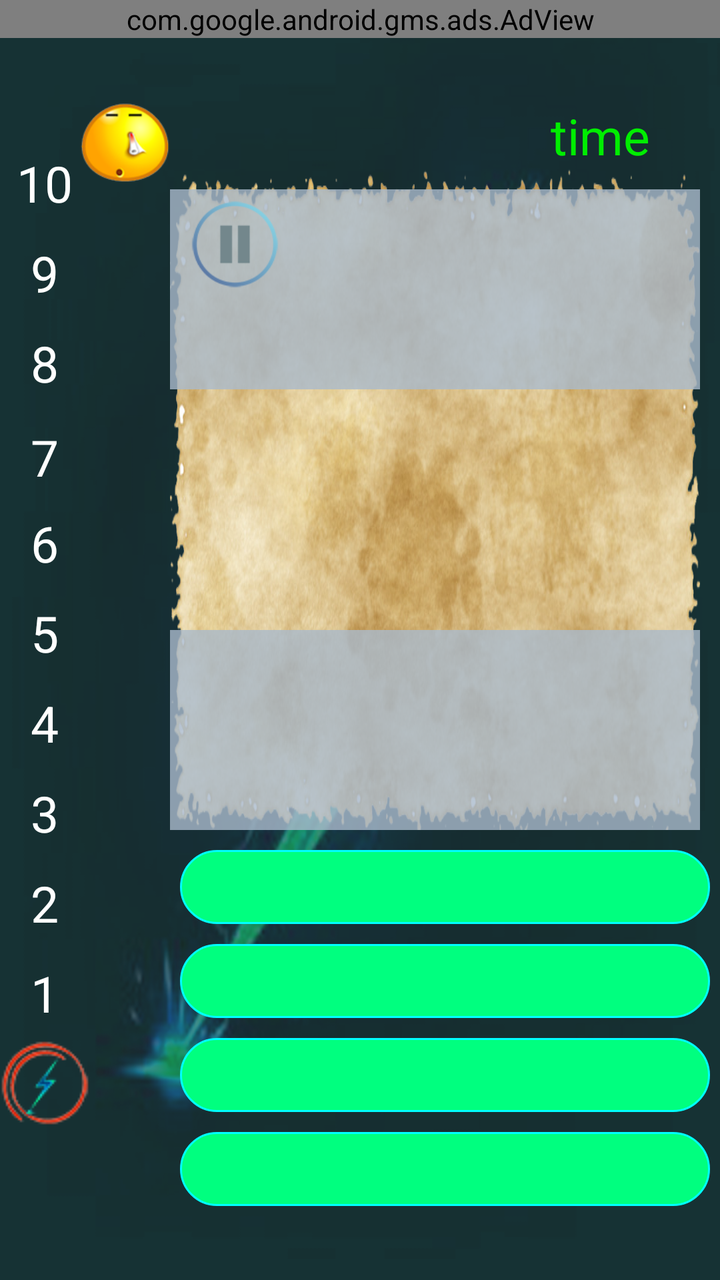
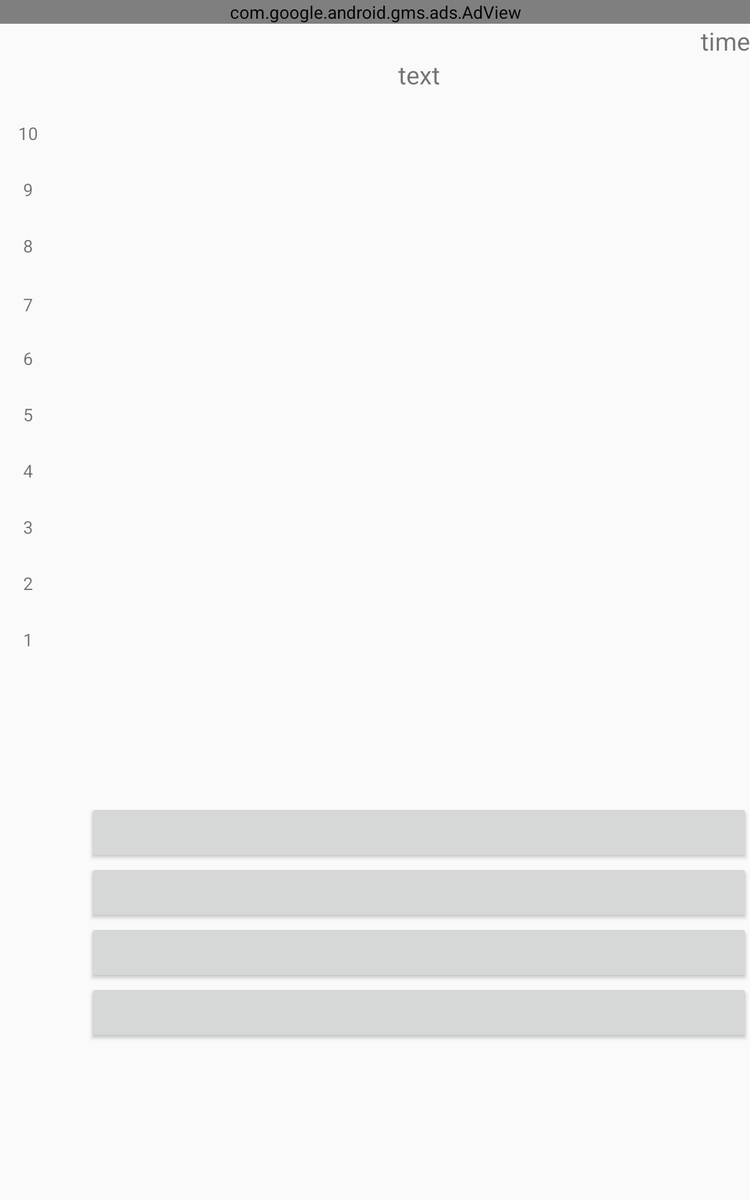

Compare how this app lays out the same screen by default and in its alternative resource folder. The renders come first, then the two layout files and the values they reference.
<!-- AndroidManifest.xml: application theme AppTheme -->
<!-- res/layout/activity_main_game.xml -->
<?xml version="1.0" encoding="utf-8"?>
<LinearLayout xmlns:android="http://schemas.android.com/apk/res/android"
    xmlns:app="http://schemas.android.com/apk/res-auto"
    xmlns:tools="http://schemas.android.com/tools"
    android:layout_width="match_parent"
    android:layout_height="match_parent"
    xmlns:ads="http://schemas.android.com/apk/res-auto"
    android:orientation="vertical"
    tools:context=".MainGame"
    android:background="@drawable/background1">
    <com.google.android.gms.ads.AdView
        android:id="@+id/adview"
        android:layout_width="match_parent"
        android:layout_height="wrap_content"
        android:layout_alignParentBottom="true"
        android:layout_centerHorizontal="true"
        android:layout_gravity="top"
        ads:adSize="SMART_BANNER"
        ads:adUnitId="@string/banner_ad_unit_id" />
    <LinearLayout
        android:layout_width="match_parent"
        android:layout_height="match_parent"
        android:orientation="horizontal">
        <FrameLayout
            android:layout_width="85dp"
            android:layout_height="match_parent"
            android:layout_gravity="bottom">

        <LinearLayout
            android:layout_width="wrap_content"
            android:layout_height="match_parent"
            android:layout_marginTop="45dp"
            android:orientation="vertical">
            <FrameLayout
                android:layout_width="wrap_content"
                android:layout_height="wrap_content"
                android:layout_marginTop="5dp">
                <ImageView
                    android:id="@+id/score10"
                    android:background="@drawable/upscore"
                    android:layout_width="45dp"
                    android:layout_height="45dp" />
                <TextView
                    android:layout_width="match_parent"
                    android:layout_height="match_parent"
                    android:layout_gravity="center"
                    android:text="10"
                    android:textSize="25sp"
                    android:textColor="#fff"
                    android:textAlignment="center"/>
            </FrameLayout>
            <FrameLayout
                android:layout_width="wrap_content"
                android:layout_height="wrap_content">
                <ImageView
                    android:id="@+id/score9"
                    android:background="@drawable/upscore"
                    android:layout_width="45dp"
                    android:layout_height="45dp" />
                <TextView
                    android:layout_width="match_parent"
                    android:layout_height="match_parent"
                    android:layout_gravity="center"
                    android:text="9"
                    android:textSize="25sp"
                    android:textColor="#fff"
                    android:textAlignment="center"/>
            </FrameLayout>
            <FrameLayout
                android:layout_width="45dp"
                android:layout_height="45dp">
                <ImageView
                    android:id="@+id/score8"
                    android:background="@drawable/upscore"
                    android:layout_width="45dp"
                    android:layout_height="45dp" />
                <TextView
                    android:layout_width="match_parent"
                    android:layout_height="match_parent"
                    android:gravity="center"
                    android:text="8"
                    android:textSize="25sp"
                    android:textColor="#fff"
                    android:textAlignment="center"/>
            </FrameLayout>
            <FrameLayout
                android:layout_width="45dp"
                android:layout_height="45dp">
                <ImageView
                    android:id="@+id/score7"
                    android:background="@drawable/upscore"
                    android:layout_width="45dp"
                    android:layout_height="45dp" />

                <TextView
                    android:layout_width="match_parent"
                    android:layout_height="49dp"
                    android:gravity="center"
                    android:text="7"
                    android:textSize="25sp"
                    android:textColor="#fff"
                    android:textAlignment="center" />
            </FrameLayout>
            <FrameLayout
                android:layout_width="45dp"
                android:layout_height="45dp">
                <ImageView
                    android:id="@+id/score6"
                    android:background="@drawable/upscore"
                    android:layout_width="45dp"
                    android:layout_height="45dp" />
                <TextView
                    android:layout_width="match_parent"
                    android:layout_height="match_parent"
                    android:gravity="center"
                    android:text="6"
                    android:textSize="25sp"
                    android:textColor="#fff"
                    android:textAlignment="center"/>
            </FrameLayout>
            <FrameLayout
                android:layout_width="45dp"
                android:layout_height="45dp">
                <ImageView
                    android:id="@+id/score5"
                    android:background="@drawable/upscore"
                    android:layout_width="45dp"
                    android:layout_height="45dp" />
                <TextView
                    android:layout_width="match_parent"
                    android:layout_height="match_parent"
                    android:gravity="center"
                    android:text="5"
                    android:textSize="25sp"
                    android:textColor="#fff"
                    android:textAlignment="center"/>
            </FrameLayout>
            <FrameLayout
                android:layout_width="45dp"
                android:layout_height="45dp">
                <ImageView
                    android:id="@+id/score4"
                    android:background="@drawable/upscore"
                    android:layout_width="45dp"
                    android:layout_height="45dp" />
                <TextView
                    android:layout_width="match_parent"
                    android:layout_height="match_parent"
                    android:gravity="center"
                    android:text="4"
                    android:textSize="25sp"
                    android:textColor="#fff"
                    android:textAlignment="center"/>
            </FrameLayout>
            <FrameLayout
                android:layout_width="45dp"
                android:layout_height="45dp">
                <ImageView
                    android:id="@+id/score3"
                    android:background="@drawable/upscore"
                    android:layout_width="45dp"
                    android:layout_height="45dp" />
                <TextView
                    android:layout_width="match_parent"
                    android:layout_height="match_parent"
                    android:gravity="center"
                    android:text="3"
                    android:textSize="25sp"
                    android:textColor="#fff"
                    android:textAlignment="center"/>
            </FrameLayout>
            <FrameLayout
                android:layout_width="45dp"
                android:layout_height="45dp">
                <ImageView
                    android:id="@+id/score2"
                    android:background="@drawable/upscore"
                    android:layout_width="45dp"
                    android:layout_height="45dp" />
                <TextView
                    android:layout_width="match_parent"
                    android:layout_height="match_parent"
                    android:gravity="center"
                    android:text="2"
                    android:textSize="25sp"
                    android:textColor="#fff"
                    android:textAlignment="center"/>
            </FrameLayout>
            <FrameLayout
                android:layout_width="45dp"
                android:layout_height="45dp">
                <ImageView
                    android:id="@+id/score1"
                    android:background="@drawable/upscore"
                    android:layout_width="45dp"
                    android:layout_height="45dp"
                   />
                <TextView
                    android:layout_width="match_parent"
                    android:layout_height="match_parent"
                    android:gravity="center"
                    android:text="1"
                    android:textSize="25sp"
                    android:textColor="#fff"
                    android:textAlignment="center"/>
            </FrameLayout>
            <FrameLayout
                android:layout_width="45dp"
                android:layout_height="45dp">
                <ImageView
                    android:layout_width="45dp"
                    android:layout_height="45dp"
                    android:background="@drawable/icon_start"/>

            </FrameLayout>

        </LinearLayout>
            <ImageView
                android:id="@+id/circlescore"
                android:layout_gravity="right"
                android:layout_marginTop="8dp"
                android:layout_marginRight="8dp"
                android:background="@drawable/circle"
                android:layout_width="30dp"
                android:visibility="gone"
                android:layout_height="30dp" />
            <ImageView
                android:id="@+id/avatar"
                android:layout_gravity="right"
                android:layout_marginTop="30dp"
                android:background="@drawable/one"
                android:layout_width="45dp"
                android:layout_height="45dp" />

        </FrameLayout>

    <LinearLayout
        android:layout_width="match_parent"
        android:layout_height="match_parent"
        android:orientation="vertical"
        android:gravity="center_vertical"
        android:layout_gravity="center_vertical"
        android:weightSum="3">


<LinearLayout
    android:layout_width="match_parent"
    android:layout_height="wrap_content"
    android:orientation="horizontal"
    android:weightSum="2">
    <TextView
        android:id="@+id/time"
        android:layout_width="match_parent"
        android:layout_height="wrap_content"
        android:layout_marginRight="35dp"
        android:text="time"
        android:textColor="#00EE00"
        android:textSize="25sp"
        android:gravity="right"
        android:layout_weight="1"/>
</LinearLayout>

    <FrameLayout
        android:layout_width="match_parent"
        android:layout_height="220dp"
        android:layout_gravity="bottom"
        android:layout_weight="1.9"
        android:background="@drawable/content"
        android:layout_marginRight="10dp"
        android:layout_marginBottom="5dp"
        android:foregroundGravity="center">
        <LinearLayout
            android:id="@+id/contentwin"
            android:layout_width="match_parent"
            android:orientation="horizontal"
            android:layout_height="wrap_content"
            android:layout_marginTop="10dp"
            android:background="#CCaabbcc"
            android:weightSum="2">
            <TextView
                android:id="@+id/txtwin"
                android:layout_gravity="center"
                android:layout_width="match_parent"
                android:layout_height="wrap_content"
                android:layout_marginTop="5dp"
                android:layout_marginBottom="5dp"
                android:textColor="#000000"
                android:textSize="20sp"
                android:textAlignment="center"
                android:layout_weight="2.2"/>
            <ImageView
                android:id="@+id/win"
                android:layout_width="100dp"
                android:layout_height="100dp"
                android:layout_gravity="right"
                android:scaleType="centerInside"
                />

        </LinearLayout>
        <ImageButton
            android:id="@+id/btnpause"
            android:background="@drawable/pause"
            android:layout_width="45dp"
            android:layout_height="45dp"
            android:layout_marginTop="15dp"
            android:layout_marginLeft="10dp"
            android:layout_weight="0.1"/>
        <LinearLayout
            android:id="@+id/contentlose"
            android:background="#CCaabbcc"
            android:layout_width="match_parent"
            android:layout_height="wrap_content"
            android:orientation="horizontal"
            android:layout_gravity="bottom" >
        <ImageView
            android:id="@+id/lose"
            android:layout_width="100dp"
            android:layout_height="100dp"
            android:scaleType="centerInside"/>
        <LinearLayout
            android:layout_width="match_parent"
            android:layout_height="wrap_content"
            android:orientation="vertical">
            <TextView
                android:id="@+id/txtlose"
                android:layout_gravity="center"
                android:layout_width="match_parent"
                android:layout_height="wrap_content"
                android:layout_marginTop="5dp"
                android:layout_marginBottom="5dp"
                android:textColor="#000000"
                android:textSize="20sp"
                android:textAlignment="center"/>
            <TextView
                android:id="@+id/txtans"
                android:layout_gravity="center"
                android:layout_width="match_parent"
                android:layout_height="wrap_content"
                android:layout_marginTop="5dp"
                android:layout_marginBottom="5dp"
                android:textColor="@color/red"
                android:textSize="20sp"
                android:textAlignment="center"/>
        </LinearLayout>
        </LinearLayout>
        <TextView
            android:layout_gravity="center"
            android:id="@+id/question"
            android:layout_width="match_parent"
            android:layout_height="wrap_content"
            android:layout_marginLeft="3dp"
            android:layout_marginRight="3dp"
            android:text=""
            android:textColor="#000000"
            android:textSize="20sp"
            android:textAlignment="center"/>
    </FrameLayout>

    <LinearLayout
        android:id="@+id/container"
        android:layout_marginRight="5dp"
        android:layout_marginLeft="5dp"
        android:layout_width="match_parent"
        android:layout_height="wrap_content"
        android:layout_gravity="bottom|center"
        android:orientation="vertical">
        <FrameLayout
            android:id="@+id/answer1"
            android:layout_marginTop="5dp"
            android:layout_width="match_parent"
            android:layout_marginBottom="5dp"
            android:background="@drawable/button_green"
            android:layout_height="wrap_content" >
            <TextView
                android:id="@+id/txtanswer1"
                android:gravity="center"
                android:layout_width="match_parent"
                android:layout_height="wrap_content"
                android:layout_marginTop="5dp"
                android:layout_marginBottom="5dp"
                android:textColor="#000000"
                android:textSize="20sp"
                android:textAlignment="center"/>
        </FrameLayout>

        <FrameLayout
            android:id="@+id/answer2"
            android:layout_marginTop="5dp"
            android:layout_width="match_parent"
            android:background="@drawable/button_green"
            android:layout_marginBottom="5dp"
            android:layout_height="wrap_content" >
            <TextView
                android:id="@+id/txtanswer2"
                android:gravity="center"
                android:layout_width="match_parent"
                android:layout_height="wrap_content"
                android:layout_marginTop="5dp"
                android:layout_marginBottom="5dp"
                android:text=""
                android:textColor="#000000"
                android:textSize="20sp"
                android:textAlignment="center"/>
        </FrameLayout>

        <FrameLayout
            android:id="@+id/answer3"
            android:layout_marginTop="5dp"
            android:layout_width="match_parent"
            android:background="@drawable/button_green"
            android:layout_marginBottom="5dp"
            android:layout_height="wrap_content" >
            <TextView
                android:id="@+id/txtanswer3"
                android:layout_gravity="center"
                android:layout_width="match_parent"
                android:layout_height="wrap_content"
                android:layout_marginTop="5dp"
                android:layout_marginBottom="5dp"
                android:text=""
                android:textColor="#000000"
                android:textSize="20sp"
                android:textAlignment="center"/>
        </FrameLayout>

        <FrameLayout
            android:id="@+id/answer4"
            android:layout_marginTop="5dp"
            android:layout_width="match_parent"
            android:background="@drawable/button_green"
            android:layout_height="wrap_content"
            android:layout_marginBottom="5dp">
            <TextView
                android:id="@+id/txtanswer4"
                android:layout_gravity="center"
                android:layout_width="match_parent"
                android:layout_height="wrap_content"
                android:layout_marginTop="5dp"
                android:layout_marginBottom="5dp"
                android:text=""
                android:textColor="#000000"
                android:textSize="20sp"
                android:textAlignment="center"/>
        </FrameLayout>
    </LinearLayout>
    </LinearLayout>
    </LinearLayout>

</LinearLayout>
<!-- resources referenced by this layout -->
<resources>
  <color name="red">#DD0000</color>
  <!-- drawable background1: png bitmap (drawable, 245552 bytes) -->
  <!-- drawable button_green (drawable) -->
  <?xml version="1.0" encoding="utf-8"?>
  <shape xmlns:android="http://schemas.android.com/apk/res/android" >
      <stroke android:width="1dp"
          android:color="#00FFFF" />
  
      <corners android:radius="25dp" />
  
      <gradient android:angle="270"
          android:centerColor="#00FF7F"
          android:endColor="#00FF7F"
          android:startColor="#00FF7F" />
  
  </shape>
  <!-- drawable circle (drawable) -->
  <?xml version="1.0" encoding="utf-8"?>
  <shape xmlns:android="http://schemas.android.com/apk/res/android"
      android:shape="oval">
      <stroke android:width="1dp"
          android:color="#00FFFF" />
  
      <corners android:radius="25dp" />
  
      <gradient android:angle="270"
          android:centerColor="#46bffa"
          android:endColor="#DD0000"
          android:startColor="#DD0000" />
  
  </shape>
  <!-- drawable content: png bitmap (drawable, 563056 bytes) -->
  <!-- drawable icon_start: png bitmap (drawable, 5331 bytes) -->
  <!-- drawable one: png bitmap (drawable, 10326 bytes) -->
  <!-- drawable pause: png bitmap (drawable, 6447 bytes) -->
  <string name="banner_ad_unit_id">ca-app-pub-8221831888704889/3444224446</string>
  <style name="AppTheme" parent="Theme.AppCompat.Light.NoActionBar">
          
          <item name="colorPrimary">@color/colorPrimary</item>
          <item name="colorPrimaryDark">@color/colorPrimaryDark</item>
          <item name="colorAccent">@color/colorAccent</item>
          <item name="android:windowActionBar">false</item>
          <item name="android:windowNoTitle">true</item>
          <item name="fontFamily">sans-serif</item>
      </style>
  <color name="colorPrimary">#3F51B5</color>
  <color name="colorPrimaryDark">#303F9F</color>
  <color name="colorAccent">#FF4081</color>
</resources>
<!-- res/layout-large/activity_main_game.xml (the repository's variant of the layout above) -->
<!-- drawn on a 7-inch tablet held upright -->
<?xml version="1.0" encoding="utf-8"?>
<LinearLayout xmlns:android="http://schemas.android.com/apk/res/android"
    xmlns:app="http://schemas.android.com/apk/res-auto"
    xmlns:tools="http://schemas.android.com/tools"
    android:layout_width="match_parent"
    android:layout_height="match_parent"
    xmlns:ads="http://schemas.android.com/apk/res-auto"
    android:orientation="vertical"
    tools:context=".MainGame">
    <com.google.android.gms.ads.AdView
        android:id="@+id/adview"
        android:layout_width="match_parent"
        android:layout_height="wrap_content"
        android:layout_alignParentBottom="true"
        android:layout_centerHorizontal="true"
        android:layout_gravity="top"
        ads:adSize="SMART_BANNER"
        ads:adUnitId="@string/banner_ad_unit_id" />
    <LinearLayout
        android:layout_width="match_parent"
        android:layout_height="match_parent"
        android:orientation="horizontal">
        <FrameLayout
            android:layout_width="70dp"
            android:layout_height="match_parent"
            android:layout_gravity="bottom"
            android:layout_marginTop="45dp">
            <ImageView
                android:id="@+id/avatar"
                android:layout_gravity="right"
                android:background="@drawable/upscore"
                android:layout_width="45dp"
                android:layout_height="45dp" />
        <LinearLayout
            android:layout_width="70dp"
            android:layout_height="match_parent"
            android:orientation="vertical">
            <FrameLayout
                android:layout_width="45dp"
                android:layout_height="45dp"
                android:layout_marginTop="20dp">
                <ImageView
                    android:id="@+id/score10"
                    android:background="@drawable/upscore"
                    android:layout_width="45dp"
                    android:layout_height="45dp" />
                <TextView
                    android:layout_width="match_parent"
                    android:layout_height="match_parent"
                    android:gravity="center"
                    android:text="10"
                    android:textAlignment="center"/>
            </FrameLayout>
            <FrameLayout
                android:layout_width="45dp"
                android:layout_height="45dp">
                <ImageView
                    android:id="@+id/score9"
                    android:background="@drawable/upscore"
                    android:layout_width="45dp"
                    android:layout_height="45dp" />
                <TextView
                    android:layout_width="match_parent"
                    android:layout_height="match_parent"
                    android:gravity="center"
                    android:text="9"
                    android:textAlignment="center"/>
            </FrameLayout>
            <FrameLayout
                android:layout_width="45dp"
                android:layout_height="45dp">
                <ImageView
                    android:id="@+id/score8"
                    android:background="@drawable/upscore"
                    android:layout_width="45dp"
                    android:layout_height="45dp" />
                <TextView
                    android:layout_width="match_parent"
                    android:layout_height="match_parent"
                    android:gravity="center"
                    android:text="8"
                    android:textAlignment="center"/>
            </FrameLayout>
            <FrameLayout
                android:layout_width="45dp"
                android:layout_height="45dp">
                <ImageView
                    android:id="@+id/score7"
                    android:background="@drawable/upscore"
                    android:layout_width="45dp"
                    android:layout_height="45dp" />

                <TextView
                    android:layout_width="match_parent"
                    android:layout_height="49dp"
                    android:gravity="center"
                    android:text="7"
                    android:textAlignment="center" />
            </FrameLayout>
            <FrameLayout
                android:layout_width="45dp"
                android:layout_height="45dp">
                <ImageView
                    android:id="@+id/score6"
                    android:background="@drawable/upscore"
                    android:layout_width="45dp"
                    android:layout_height="45dp" />
                <TextView
                    android:layout_width="match_parent"
                    android:layout_height="match_parent"
                    android:gravity="center"
                    android:text="6"
                    android:textAlignment="center"/>
            </FrameLayout>
            <FrameLayout
                android:layout_width="45dp"
                android:layout_height="45dp">
                <ImageView
                    android:id="@+id/score5"
                    android:background="@drawable/upscore"
                    android:layout_width="45dp"
                    android:layout_height="45dp" />
                <TextView
                    android:layout_width="match_parent"
                    android:layout_height="match_parent"
                    android:gravity="center"
                    android:text="5"
                    android:textAlignment="center"/>
            </FrameLayout>
            <FrameLayout
                android:layout_width="45dp"
                android:layout_height="45dp">
                <ImageView
                    android:id="@+id/score4"
                    android:background="@drawable/upscore"
                    android:layout_width="45dp"
                    android:layout_height="45dp" />
                <TextView
                    android:layout_width="match_parent"
                    android:layout_height="match_parent"
                    android:gravity="center"
                    android:text="4"
                    android:textAlignment="center"/>
            </FrameLayout>
            <FrameLayout
                android:layout_width="45dp"
                android:layout_height="45dp">
                <ImageView
                    android:id="@+id/score3"
                    android:background="@drawable/upscore"
                    android:layout_width="45dp"
                    android:layout_height="45dp" />
                <TextView
                    android:layout_width="match_parent"
                    android:layout_height="match_parent"
                    android:gravity="center"
                    android:text="3"
                    android:textAlignment="center"/>
            </FrameLayout>
            <FrameLayout
                android:layout_width="45dp"
                android:layout_height="45dp">
                <ImageView
                    android:id="@+id/score2"
                    android:background="@drawable/upscore"
                    android:layout_width="45dp"
                    android:layout_height="45dp" />
                <TextView
                    android:layout_width="match_parent"
                    android:layout_height="match_parent"
                    android:gravity="center"
                    android:text="2"
                    android:textAlignment="center"/>
            </FrameLayout>
            <FrameLayout
                android:layout_width="45dp"
                android:layout_height="45dp">
                <ImageView
                    android:id="@+id/score1"
                    android:background="@drawable/upscore"
                    android:layout_width="45dp"
                    android:layout_height="45dp"
                   />
                <TextView
                    android:layout_width="match_parent"
                    android:layout_height="match_parent"
                    android:gravity="center"
                    android:text="1"
                    android:textAlignment="center"/>
            </FrameLayout>
            <FrameLayout
                android:layout_width="45dp"
                android:layout_height="45dp">
                <ImageView
                    android:layout_width="45dp"
                    android:layout_height="45dp" />
                <TextView
                    android:layout_width="match_parent"
                    android:layout_height="match_parent"
                    android:gravity="center"
                    android:text=""
                    android:textAlignment="center"/>
            </FrameLayout>

        </LinearLayout>
            <ImageView
                android:layout_width="50dp"
                android:layout_height="50dp"
                />
        </FrameLayout>

    <LinearLayout
        android:layout_width="match_parent"
        android:layout_height="match_parent"
        android:orientation="vertical"
        android:weightSum="3">



    <TextView
        android:id="@+id/time"
        android:layout_width="match_parent"
        android:layout_height="wrap_content"
        android:text="time"
        android:textSize="20sp"
        android:gravity="end"/>
    <FrameLayout
        android:layout_width="match_parent"
        android:layout_height="250dp"
        android:layout_gravity="bottom"
        android:layout_weight="2.2">
        <TextView
            android:id="@+id/question"
            android:layout_width="match_parent"
            android:layout_height="wrap_content"
            android:text="text"
            android:textSize="20sp"
            android:textAlignment="center"/>
    </FrameLayout>

    <LinearLayout
        android:id="@+id/container"
        android:layout_width="match_parent"
        android:layout_height="wrap_content"
        android:layout_gravity="bottom|center"
        android:orientation="vertical">
        <Button
            android:id="@+id/answer1"
            android:layout_width="match_parent"
            android:layout_height="wrap_content" />

        <Button
            android:id="@+id/answer2"
            android:layout_width="match_parent"
            android:layout_height="wrap_content" />

        <Button
            android:id="@+id/answer3"
            android:layout_width="match_parent"
            android:layout_height="wrap_content" />

        <Button
            android:id="@+id/answer4"
            android:layout_width="match_parent"
            android:layout_height="wrap_content" />

    </LinearLayout>
    </LinearLayout>
    </LinearLayout>

</LinearLayout>
<!-- resources referenced by the variant -->
<!-- as a 7-inch tablet held upright resolves them -->
<resources>
  <string name="banner_ad_unit_id">ca-app-pub-8221831888704889/3444224446</string>
  <style name="AppTheme" parent="Theme.AppCompat.Light.NoActionBar">
          
          <item name="colorPrimary">@color/colorPrimary</item>
          <item name="colorPrimaryDark">@color/colorPrimaryDark</item>
          <item name="colorAccent">@color/colorAccent</item>
          <item name="android:windowActionBar">false</item>
          <item name="android:windowNoTitle">true</item>
          <item name="fontFamily">sans-serif</item>
      </style>
  <color name="colorPrimary">#3F51B5</color>
  <color name="colorPrimaryDark">#303F9F</color>
  <color name="colorAccent">#FF4081</color>
</resources>
